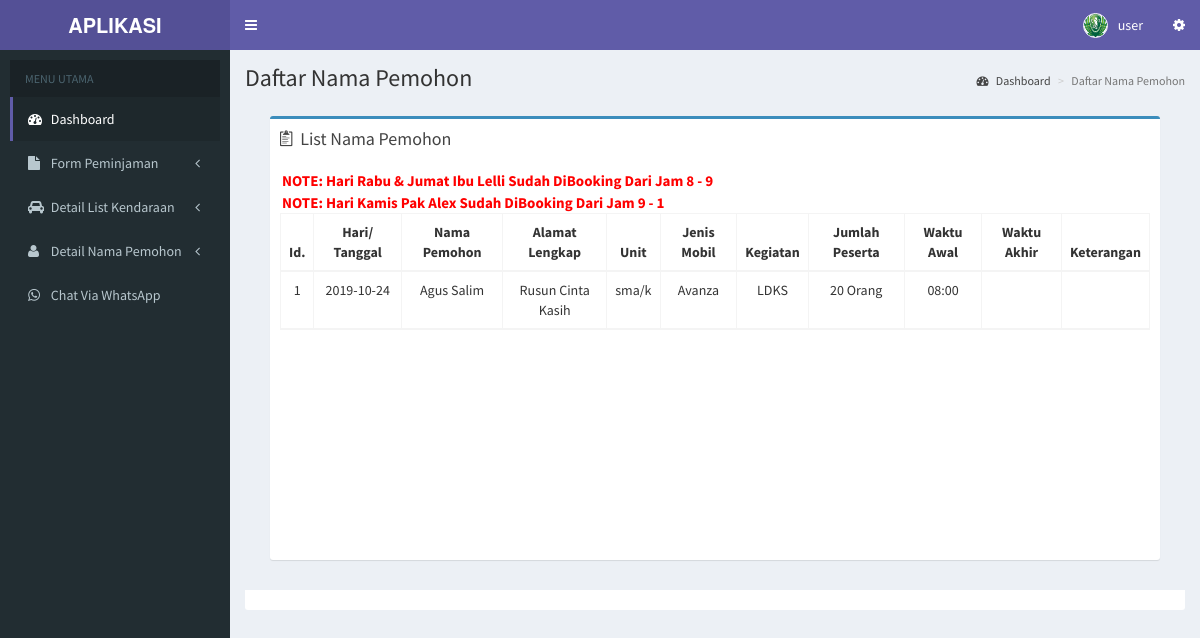
The page /user/customer.php (signed in) on the database its author committed.
### tables this page shows
CREATE TABLE `kendaraan` (
  `id` int(11) NOT NULL,
  `jenismobil` varchar(200) NOT NULL,
  `nomor` varchar(200) NOT NULL,
  `jenis` varchar(200) NOT NULL
);

CREATE TABLE `customer` (
  `id` int(11) NOT NULL,
  `nama` varchar(200) NOT NULL,
  `no_telp` int(200) NOT NULL,
  `bagian` varchar(290) NOT NULL,
  `waktuawal` varchar(200) NOT NULL,
  `waktuakhir` varchar(200) NOT NULL,
  `haritgl` varchar(200) NOT NULL,
  `tujuan` varchar(200) NOT NULL,
  `alamat` varchar(200) NOT NULL,
  `kegiatan` varchar(200) NOT NULL,
  `tempatstandby` varchar(200) NOT NULL,
  `jumlahpeserta` varchar(10) NOT NULL,
  `jenis` varchar(200) NOT NULL,
  `waktustandby` varchar(200) NOT NULL
);

### user/customer.php (the view, shortened to what this page needs)
<!DOCTYPE html>
<html>
<?php include "head.php"; ?>
  </head>
  <body class="hold-transition skin-purple sidebar-mini">
    <div class="wrapper">
      <?php include "header.php"; ?>
      <?php include "menu.php"; ?>
      <div class="content-wrapper">
        <section class="content-header">
          <h1>
            Daftar Nama Pemohon
          </h1>
          <ol class="breadcrumb">
            <li><a href="index.php"><i class="fa fa-dashboard"></i> Dashboard</a></li>
            <li class="active">Daftar Nama Pemohon</li>
          </ol>
        </section>
        <section class="content">
          <div class="row">
            <section class="col-lg-12 connectedSortable">
                <div class="box-body">
          <section class="col-lg-12 connectedSortable">
              <div class="box box-primary">
                              <div class="box-header">
                                <i class="ion ion-clipboard"></i>
                                <h3 class="box-title">List Nama Pemohon</h3>
                              </div>
                              <div class="scroller box-body">
                              <span class="note"><b>NOTE: Hari Rabu & Jumat Ibu Lelli Sudah DiBooking Dari Jam 8 - 9  </b></span> <br>
                              <span class="note"><b>NOTE: Hari Kamis Pak Alex Sudah DiBooking Dari Jam 9 - 1   </b></span>
                                <table id="example" class="table table-responsive table-hover table-bordered">
                                <thead>
                                    <tr>
                                      <th><center>Id.</center></th>
                                      <th><center>Hari/ Tanggal</center></th>
                                      <th><center>Nama Pemohon</center></th>
                                      <th><center>Alamat Lengkap</center></th>
                                      <th><center>Unit </center></th>
                                      <th><center>Jenis Mobil</center></th>
                                      <th><center>Kegiatan</center></th>
                                      <th><center>Jumlah Peserta</center></th>
                                      <th><center>Waktu Awal</center></th>
                                      <th><center>Waktu Akhir</center></th>
                                      <th><center>Keterangan</center></th>
                                    </tr>
                                      <?php
                  $a=mysqli_query($koneksi, "SELECT * FROM customer");
                  $c=mysqli_query($koneksi, "SELECT * FROM kendaraan");
                  $nomorgan=1;
                  while ($rows=mysqli_fetch_array($a) AND  $rews=mysqli_fetch_array($c)){
                                  echo"
                                  <tr align=center>
                                  <td>".$nomorgan."</td>
                                  <td>".$rows['haritgl']."</td>
                                  <td>".$rows['nama']."</td>
                                  <td>".$rows['alamat']."</td>
                                  <td>".$rows['bagian']."</td>
                                  <td>".$rews['jenismobil']."</td>
                                  <td>".$rows['kegiatan']."</td>
                                  <td>".$rows['jumlahpeserta']."</td>
                                  <td>".$rows['waktuawal']."</td>
                                  <td>".$rows['waktuakhir']."</td>
                                  <td>".$rows['keterangan']."</td>
                                </tr>";  $nomorgan++;
                              }
                              echo "</table>";
                ?>
                              </section>
                </div>
                <div class="box-footer clearfix no-border">
                  </div>
              </div>
            </section>
          </div>
      </div>
  </body>
  </html>

### user/head.php (style rules this page uses)
.scroller { height: 400px; overflow-y: scroll; scrollbar-width: thin; }

### user/customer.php (style rules this page uses)
.note { color:red; font-weight:Bold; font-size:15px; margin-left:2px; }

### rows shown on the page
kendaraan: jenismobil "Avanza"
customer: haritgl "2019-10-24", nama "Agus Salim", alamat "Rusun Cinta Kasih", bagian "sma/k", kegiatan "LDKS", jumlahpeserta "20 Orang", waktuawal "08:00"

### other values the page prints
$_SESSION['fullname'] "user"
